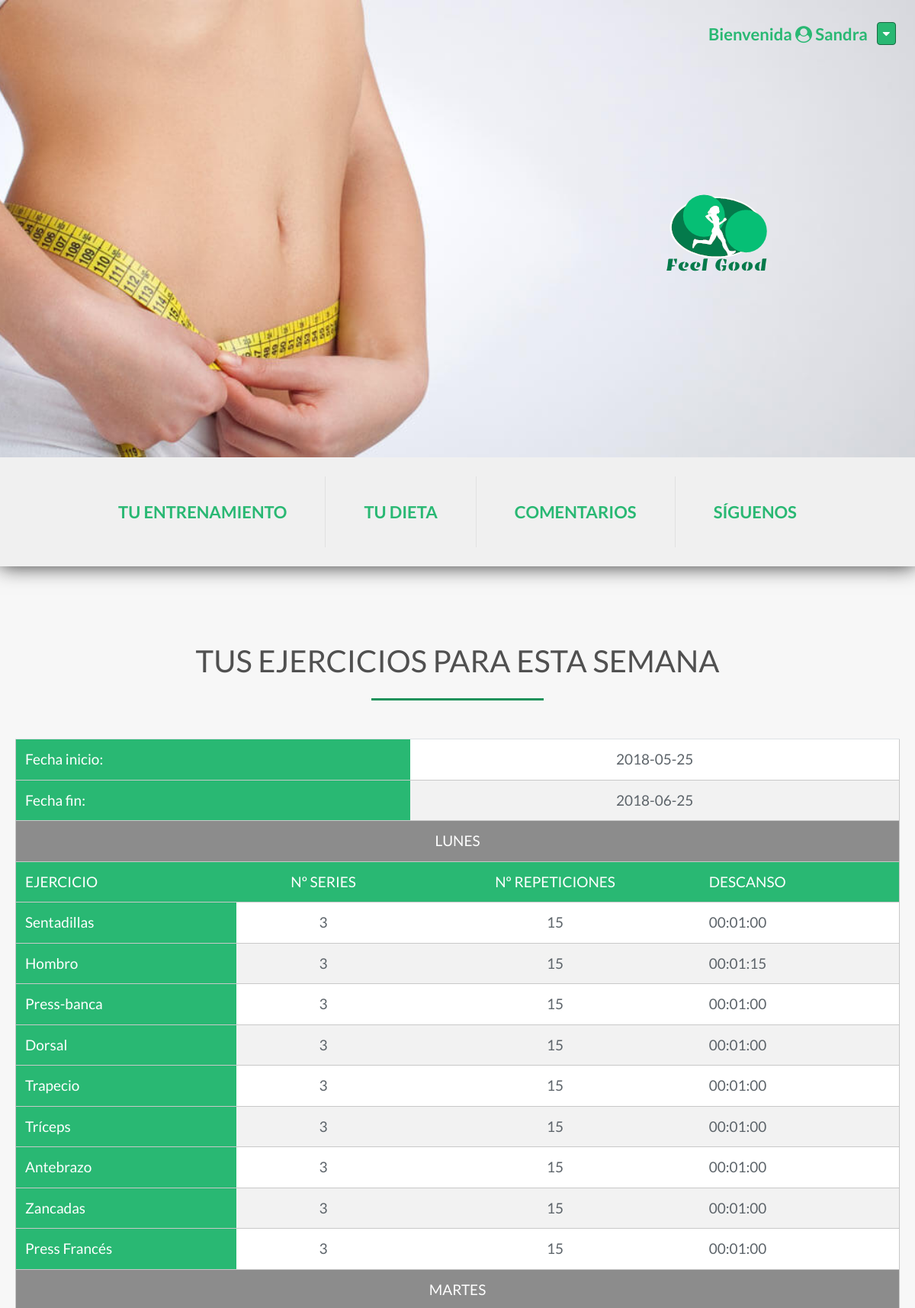
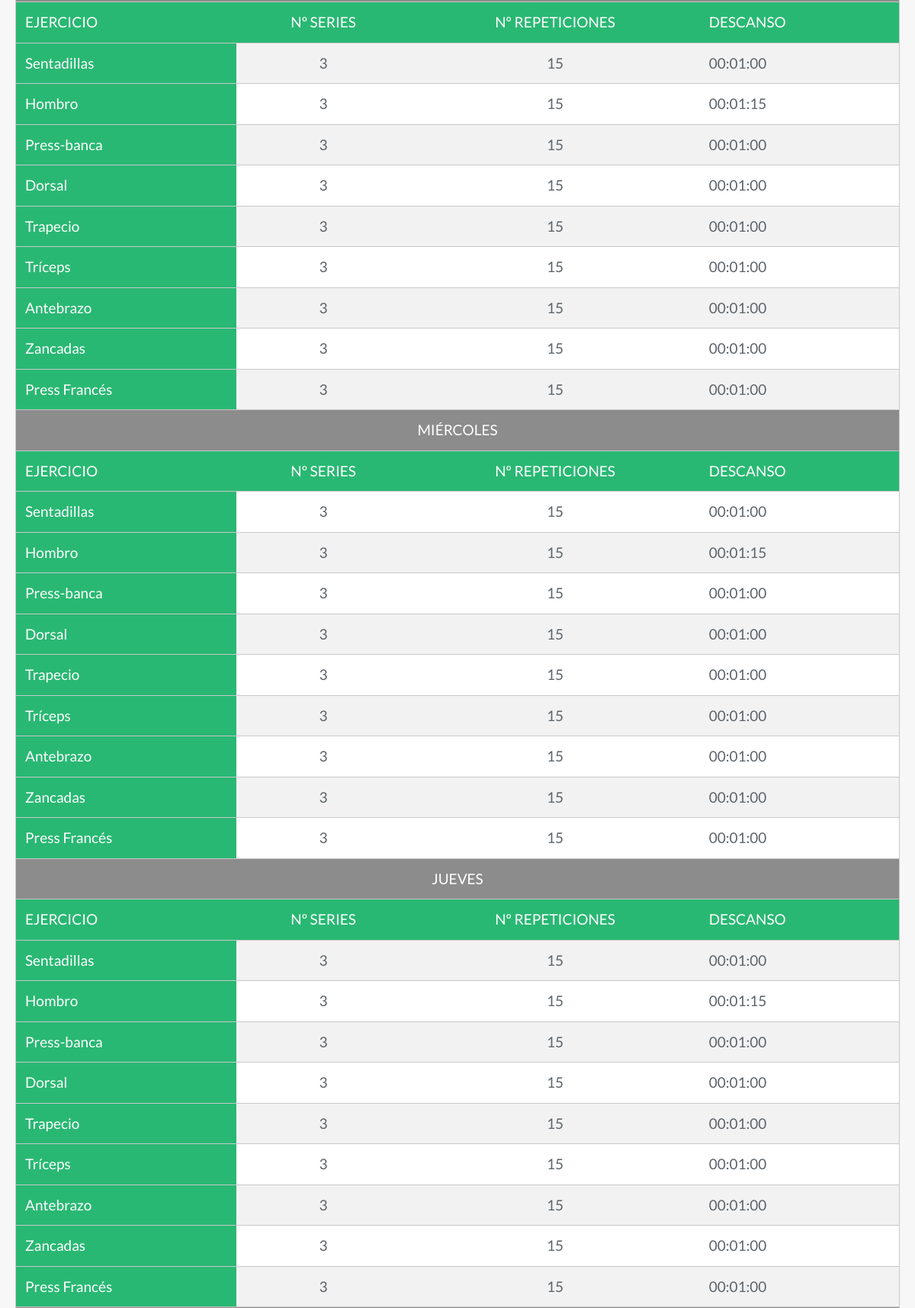
The page /subpaginas/cliente.php (signed in, upper part) on the database its author committed (2 pictures, top to bottom).
### tables this page shows
CREATE TABLE `tabla_ejercicio` (
  `id_tabla` int(3) NOT NULL,
  `id_entrenador` int(2) DEFAULT NULL,
  `tipo_ejercicio` enum('aerobico','anaerobico') NOT NULL,
  `fecha_inicio` date NOT NULL,
  `fecha_fin` date NOT NULL,
  `min_ejercicio` time DEFAULT NULL
);

CREATE TABLE `ejercicio` (
  `id_tabla` int(3) NOT NULL,
  `id_ejercicio` int(2) NOT NULL,
  `nombre_ejercicio` varchar(25) DEFAULT NULL,
  `n_series` int(1) NOT NULL,
  `n_repeticiones` int(2) NOT NULL,
  `t_descanso` time NOT NULL
);

### subpaginas/cliente.php (the view, shortened to what this page needs)
<!DOCTYPE html>
<html lang="es">
<head>
	<link rel="stylesheet" type="text/css" href="../bootstrap/bootstrap.css">
	<link rel="stylesheet" type="text/css" href="../css/styles.css">
	<link rel="stylesheet" type="text/css" href="../css/adminStyles.css">
	<link rel="stylesheet" type="text/css" href="../css/customerStyles.css">
	<link href="https://maxcdn.bootstrapcdn.com/font-awesome/4.7.0/css/font-awesome.min.css" rel="stylesheet">
</head>
<body>
	<header class="container-expand">
		<div class="wrapper wrapper-img">
			<img src="../img/feelgood.png">
		</div>
		<div class="form-inline login" method="post">
			<?php
				if (isset($_SESSION['u_email'])) {
					$nombre = utf8_decode($_SESSION['u_name']);
					if (substr($nombre, -1) == 'a') {
						echo "<h5 style='margin-right:12px;color:#29B873'>Bienvenida <i class='fa fa-user-circle' aria-hidden='true'></i> ".$nombre."</h5>";
					}else{
						echo "<h5 style='margin-right:12px;color:#29B873'>Bienvenido <i class='fa fa-user-circle' aria-hidden='true'></i> ".$nombre."</h5>";
					}
				}else{
					header("Location:../index.html");
				}
			?>
			<button type="submit" name="submit" class="logout btn btn-green dropdown">
			    <a class="dropbtn">
					<i class="fa fa-caret-down" aria-hidden="true"></i>
			    </a>
			</button>
		</div>
	</header>
	<nav class="navbar navbar-expand-sm bg-light">
		<div class="collapse navbar-collapse" id="collapsibleNavbar">
			<ul class="navbar-nav">
				<li class="nav-item">
					<a class="nav-link" onclick="firstContent()">Tu entrenamiento</a>
				</li>
				<li class="nav-item">
					<a class="nav-link" onclick="secondContent()">Tu dieta</a>
				</li>
				<li class="nav-item">
					<a class="nav-link" onclick="thirdContent()">Comentarios</a>
				</li>
				<li class="nav-item">
					<a class="nav-link" onclick="fourthContent()">Síguenos</a>
				</li>
			</ul>
		</div>
	</nav>
		<section id="table-container">
			<?php
				if (isset($_SESSION['u_email'])) {
					include '../php/conection.php';
					$email = $_SESSION['u_email'];
					$search = " SELECT *
								FROM tabla_ejercicio
								WHERE id_tabla = ( SELECT id_tabla
												   FROM cliente
												   WHERE email = '$email')";
					$result = mysqli_query($conexion,$search);
					$show = mysqli_fetch_array($result);
					if (sizeof($show) > 0) {
						echo "<div id='first' class='col-lg-12 content'>";
						echo "<h1>TUS EJERCICIOS PARA ESTA SEMANA</h1>";
						echo "<hr class='underline'>";
						echo "</div>";
						echo "<div class='table-responsive'>";
						echo "<table class='table trainingTable'>";
						echo"<tr>";
						echo "<td colspan='2'>Fecha inicio: </td>";
						echo "<td colspan='2'>$show[3]</td>";
						echo"</tr>";
						echo"<tr>";
						echo "<td colspan='2'>Fecha fin: </td>";
						echo "<td colspan='2'>$show[4]</td>";
						echo"</tr>";
						echo "<tr>";
						echo "<td colspan='4' class='week'>LUNES</td>";
						echo "</tr>";
						$id = $show[0];
						$excercises = " SELECT *
										FROM ejercicio
										WHERE id_tabla = '$id'";
						$consult = mysqli_query($conexion,$excercises);
						echo "<tr class='info'>";
						echo "<td>EJERCICIO</td>";
						echo "<td>Nº SERIES</td>";
						echo "<td>Nº REPETICIONES</td>";
						echo "<td>DESCANSO</td>";
						echo "</tr>";
						while ( $showExercises = mysqli_fetch_array($consult)) {
							echo "<tr>";
							$ejercicios = utf8_encode($showExercises[2]);
							echo "<td>$ejercicios</td>";
							echo "<td>$showExercises[3]</td>";
							echo "<td>$showExercises[4]</td>";
							echo "<td>$showExercises[5]</td>";
							echo "</tr>";
						}
						echo "<tr>";
						echo "<td colspan='4'  class='week'>MARTES</td>";
						echo "</tr>";
						$id = $show[0];
						$excercises = " SELECT *
										FROM ejercicio
										WHERE id_tabla = '$id'";
						$consult = mysqli_query($conexion,$excercises);
						echo "<tr class='info'>";
						echo "<td>EJERCICIO</td>";
						echo "<td>Nº SERIES</td>";
						echo "<td>Nº REPETICIONES</td>";
						echo "<td>DESCANSO</td>";
						echo "</tr>";
						while ( $showExercises = mysqli_fetch_array($consult)) {
							echo "<tr>";
							$ejercicios = utf8_encode($showExercises[2]);
							echo "<td>$ejercicios</td>";
							echo "<td>$showExercises[3]</td>";
							echo "<td>$showExercises[4]</td>";
							echo "<td>$showExercises[5]</td>";
							echo "</tr>";
						}
						echo "<tr>";
						echo "<td colspan='4'  class='week'>MIÉRCOLES</td>";
						echo "</tr>";
						$id = $show[0];
						$excercises = " SELECT *
										FROM ejercicio
										WHERE id_tabla = '$id'";
						$consult = mysqli_query($conexion,$excercises);
						echo "<tr class='info'>";
						echo "<td>EJERCICIO</td>";
						echo "<td>Nº SERIES</td>";
						echo "<td>Nº REPETICIONES</td>";
						echo "<td>DESCANSO</td>";
						echo "</tr>";
						while ( $showExercises = mysqli_fetch_array($consult)) {
							echo "<tr>";
							$ejercicios = utf8_encode($showExercises[2]);
							echo "<td>$ejercicios</td>";
							echo "<td>$showExercises[3]</td>";
							echo "<td>$showExercises[4]</td>";
							echo "<td>$showExercises[5]</td>";
							echo "</tr>";
						}
						echo "<tr>";
						echo "<td colspan='4'  class='week'>JUEVES</td>";
						echo "</tr>";
						$id = $show[0];
						$excercises = " SELECT *
										FROM ejercicio
										WHERE id_tabla = '$id'";
						$consult = mysqli_query($conexion,$excercises);
						echo "<tr class='info'>";
						echo "<td>EJERCICIO</td>";
						echo "<td>Nº SERIES</td>";
						echo "<td>Nº REPETICIONES</td>";
						echo "<td>DESCANSO</td>";
						echo "</tr>";
						while ( $showExercises = mysqli_fetch_array($consult)) {
							echo "<tr>";
							$ejercicios = utf8_encode($showExercises[2]);
							echo "<td>$ejercicios</td>";
							echo "<td>$showExercises[3]</td>";
							echo "<td>$showExercises[4]</td>";
							echo "<td>$showExercises[5]</td>";
							echo "</tr>";
						}
						echo"</table>";
					}
				}
			?>
		</section>
</body>
</html>

### css/styles.css (style rules this page uses)
* { --texto: #5D646A; --verde: #29B873; box-sizing: border-box; }
body { color: var(--texto); background: lightgrey; font-size: 15px; font-family: 'Lato', sans-serif; }
h1 { color: rgb(80,80,80); font-family: 'Roboto', sans-serif; }
.btn-green { color: #fff; background-color: #29B873; border-color: #176941; }
.underline { width: 20%; border-width: 3px; border-color: #20925b }
.logout { padding-top: 2px; padding-bottom: 2px; padding-right: 7px; padding-left: 7px; margin-top: 12px; }
.content { margin-top: 80px; margin-bottom: 50px; }
header { background: #29B873 url(../img/header.jpg) center center no-repeat; background-size: cover; position: relative; z-index: 25; height: 75vh; }
header .wrapper { color: #176941; font-size: 50px; position: absolute; top: 35%; right: 75px; font-weight: bold; font-style: italic }
header .wrapper-img { margin-right: 80px; }
nav.navbar { box-shadow: 0 0 25px rgb(50,50,50); padding: 0; }
nav.navbar .collapse { background: rgb(240,240,240); }
nav.navbar .collapse .navbar-nav { margin: 0 auto; position: relative; z-index: 10; }
nav.navbar .collapse .navbar-nav .nav-item { background: rgb(240,240,240); margin: 0 !important; padding: 25px 0; position: relative; cursor: pointer; }
nav.navbar .collapse .navbar-nav .nav-item .nav-link { color: var(--verde); font-size: 22px; font-weight: 600; text-transform: uppercase; background-color: rgb(240,240,240); border: 0; border-right: .5px solid rgb(225,225,225); padding: 30px 50px !important; }
nav.navbar .collapse .navbar-nav .nav-item:last-child .nav-link { border-right: none; }
.login { position: absolute; top: 10px; right: 25px; }

### css/adminStyles.css (style rules this page uses)
h5 { font-size: 22px; font-weight: bold; text-align: center; margin-top: 22px; }
h1 { text-align: center; text-transform: uppercase; font-family: 'Lato', sans-serif; margin-bottom: 25px; }
.trainingTable { background-color:rgb(255,255,255); margin: 0 auto; border-style:solid; border-width: 1px; border-bottom-width: 1px; border-color:rgb(200,200,200); border-collapse: collapse; font-family: 'Lato', sans-serif; width: 100%; }
td { padding:15px; border-bottom:solid; border-bottom-width: 1px; border-color:rgb(200,200,200); font-size: 19px; }
.trainingTable tr:nth-child(even) { background-color: #f2f2f2; }
td:nth-child(1) { background-color: #29B873; color:rgb(255,255,255); }
td:nth-child(2) { text-align: center; }
td:nth-child(3) { text-align: center; }

### css/customerStyles.css (style rules this page uses)
.week { text-align: center; background-color: rgb(140,140,140)!important; }
.info { background-color: #29B873 !important; color: rgb(255,255,255); }
#table-container { background-color: rgb(247,247,247); padding: 20px; }

### rows shown on the page
tabla_ejercicio: fecha_inicio "2018-05-25", fecha_fin "2018-06-25"
ejercicio: nombre_ejercicio "Sentadillas", n_series "3", n_repeticiones "15", t_descanso "00:01:00"
ejercicio: nombre_ejercicio "Hombro", n_series "3", n_repeticiones "15", t_descanso "00:01:15"
ejercicio: nombre_ejercicio "Press-banca", n_series "3", n_repeticiones "15", t_descanso "00:01:00"
ejercicio: nombre_ejercicio "Dorsal", n_series "3", n_repeticiones "15", t_descanso "00:01:00"
ejercicio: nombre_ejercicio "Trapecio", n_series "3", n_repeticiones "15", t_descanso "00:01:00"
ejercicio: nombre_ejercicio "Tríceps", n_series "3", n_repeticiones "15", t_descanso "00:01:00"
ejercicio: nombre_ejercicio "Antebrazo", n_series "3", n_repeticiones "15", t_descanso "00:01:00"
ejercicio: nombre_ejercicio "Zancadas", n_series "3", n_repeticiones "15", t_descanso "00:01:00"
ejercicio: nombre_ejercicio "Press Francés", n_series "3", n_repeticiones "15", t_descanso "00:01:00"

### other values the page prints
$nombre "Sandra"
